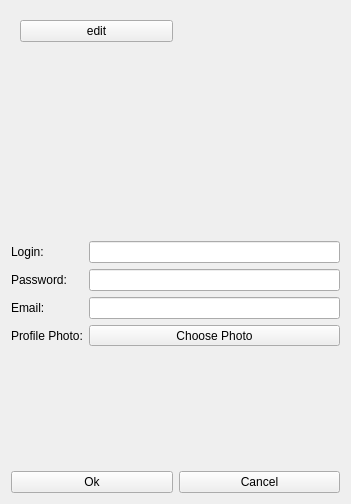
<?xml version="1.0" encoding="UTF-8"?>
<ui version="4.0">
 <class>loginWidget</class>
 <widget class="QWidget" name="loginWidget">
  <property name="geometry">
   <rect>
    <x>0</x>
    <y>0</y>
    <width>351</width>
    <height>504</height>
   </rect>
  </property>
  <property name="windowTitle">
   <string>Welcome</string>
  </property>
  <layout class="QGridLayout" name="gridLayout">
   <item row="0" column="0">
    <widget class="QWidget" name="pictureWidget" native="true">
     <layout class="QGridLayout" name="gridLayout_2">
      <item row="0" column="0">
       <widget class="QPushButton" name="editPushButton">
        <property name="text">
         <string>edit</string>
        </property>
       </widget>
      </item>
      <item row="0" column="1">
       <spacer name="horizontalSpacer">
        <property name="orientation">
         <enum>Qt::Horizontal</enum>
        </property>
        <property name="sizeHint" stdset="0">
         <size>
          <width>147</width>
          <height>20</height>
         </size>
        </property>
       </spacer>
      </item>
      <item row="1" column="0">
       <spacer name="horizontalSpacer_2">
        <property name="orientation">
         <enum>Qt::Horizontal</enum>
        </property>
        <property name="sizeHint" stdset="0">
         <size>
          <width>40</width>
          <height>20</height>
         </size>
        </property>
       </spacer>
      </item>
      <item row="1" column="1">
       <widget class="QLabel" name="photoLabel">
        <property name="text">
         <string/>
        </property>
       </widget>
      </item>
     </layout>
    </widget>
   </item>
   <item row="1" column="0">
    <layout class="QFormLayout" name="formLayout">
     <item row="0" column="0">
      <widget class="QLabel" name="loginLable">
       <property name="text">
        <string>Login: </string>
       </property>
      </widget>
     </item>
     <item row="0" column="1">
      <widget class="QLineEdit" name="loginLineEdit">
       <property name="clearButtonEnabled">
        <bool>true</bool>
       </property>
      </widget>
     </item>
     <item row="1" column="0">
      <widget class="QLabel" name="passwordLable">
       <property name="text">
        <string>Password: </string>
       </property>
       <property name="textFormat">
        <enum>Qt::AutoText</enum>
       </property>
      </widget>
     </item>
     <item row="1" column="1">
      <widget class="QLineEdit" name="passwordLineEdit">
       <property name="inputMethodHints">
        <set>Qt::ImhHiddenText|Qt::ImhLatinOnly|Qt::ImhNoAutoUppercase|Qt::ImhNoPredictiveText|Qt::ImhSensitiveData</set>
       </property>
       <property name="echoMode">
        <enum>QLineEdit::Password</enum>
       </property>
       <property name="clearButtonEnabled">
        <bool>true</bool>
       </property>
      </widget>
     </item>
     <item row="2" column="0">
      <widget class="QLabel" name="emailLabel">
       <property name="text">
        <string>Email: </string>
       </property>
      </widget>
     </item>
     <item row="2" column="1">
      <widget class="QLineEdit" name="emailLineEdit"/>
     </item>
     <item row="3" column="0">
      <widget class="QLabel" name="imageLabel">
       <property name="text">
        <string>Profile Photo:</string>
       </property>
      </widget>
     </item>
     <item row="3" column="1">
      <widget class="QSplitter" name="splitter">
       <property name="orientation">
        <enum>Qt::Horizontal</enum>
       </property>
       <widget class="QToolButton" name="choosePhotoButton">
        <property name="text">
         <string>Choose Photo</string>
        </property>
       </widget>
      </widget>
     </item>
    </layout>
   </item>
   <item row="2" column="0">
    <layout class="QHBoxLayout" name="horizontalLayout">
     <item>
      <widget class="QPushButton" name="okPushButton">
       <property name="text">
        <string>Ok</string>
       </property>
      </widget>
     </item>
     <item>
      <widget class="QPushButton" name="cancelPushButton">
       <property name="text">
        <string>Cancel</string>
       </property>
      </widget>
     </item>
    </layout>
   </item>
  </layout>
 </widget>
 <tabstops>
  <tabstop>loginLineEdit</tabstop>
  <tabstop>passwordLineEdit</tabstop>
  <tabstop>cancelPushButton</tabstop>
  <tabstop>okPushButton</tabstop>
 </tabstops>
 <resources/>
 <connections/>
</ui>
